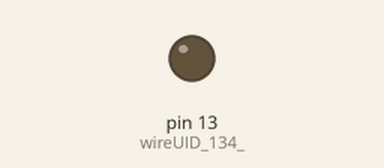
Recording of a sketch running on a simulated Arduino Uno, built with avr-gcc and run on an emulated ATmega328P. Shown: output pins drawn as LEDs (lit = HIGH).

Above: at 1.5 s.
At 4.5 s:
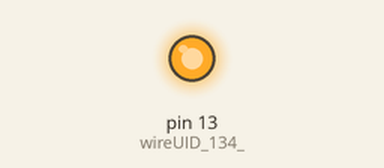
Timing chart, 0 to 7.8 s (numbered marks = the images above):
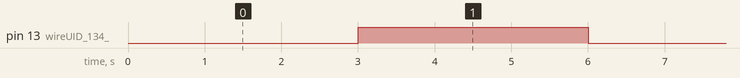

The sketch:

Test_D13_Toggle__transcripted.ino
```cpp
#include <ArduinoSTL.h>
#include <vector>
using namespace std;

void Test_D13_Toggle(){
    /*feedback and shift regs. declarations */
    vector< bool > shiftRegister_406;
    bool shiftRegisterInitBool_406 = true;

    /* END feedback and shift regs declarations */
    bool wireUID_161_ = false;
    long wireUID_134_ = 13;
    bool wireUID_109_ = true;
    pinMode(wireUID_134_,wireUID_109_?OUTPUT:INPUT);
    /***** BEGIN WhileLoop ********/
    bool wireUID_803_ = false; //LoopEndRef.
    int iteratorUID_297 = 0; //loop iterator
    do{
        if (shiftRegisterInitBool_406){
            shiftRegister_406.push_back(wireUID_161_);
            shiftRegisterInitBool_406 = false;
        } //shift register init and get front value
        /*feedback and shift regs. declarations */

        /* END feedback and shift regs declarations */
        long wireUID_604_ = 3000;
        bool wireUID_504_;
        bool wireUID_425_ = shiftRegister_406.front(); shiftRegister_406.erase(shiftRegister_406.begin());
        long wireUID_401_ = wireUID_134_;
        digitalWrite(wireUID_401_,wireUID_425_?HIGH:LOW);
        wireUID_504_ = !wireUID_425_;
        delay(wireUID_604_);


         //C code

        shiftRegister_406.push_back(wireUID_504_); //output assgn.
        iteratorUID_297++; //iterator increment
    }while(!wireUID_803_); //negation because in LabVIEW it is when stop (oposite)

    /****** END WhileLoop */


}

void setup(){
    Test_D13_Toggle();
}
void loop(){
}
```

Measured:
- by itself, pin 13 (wireUID_134_): alternates HIGH for 3.0 s and LOW for 3.0 s
